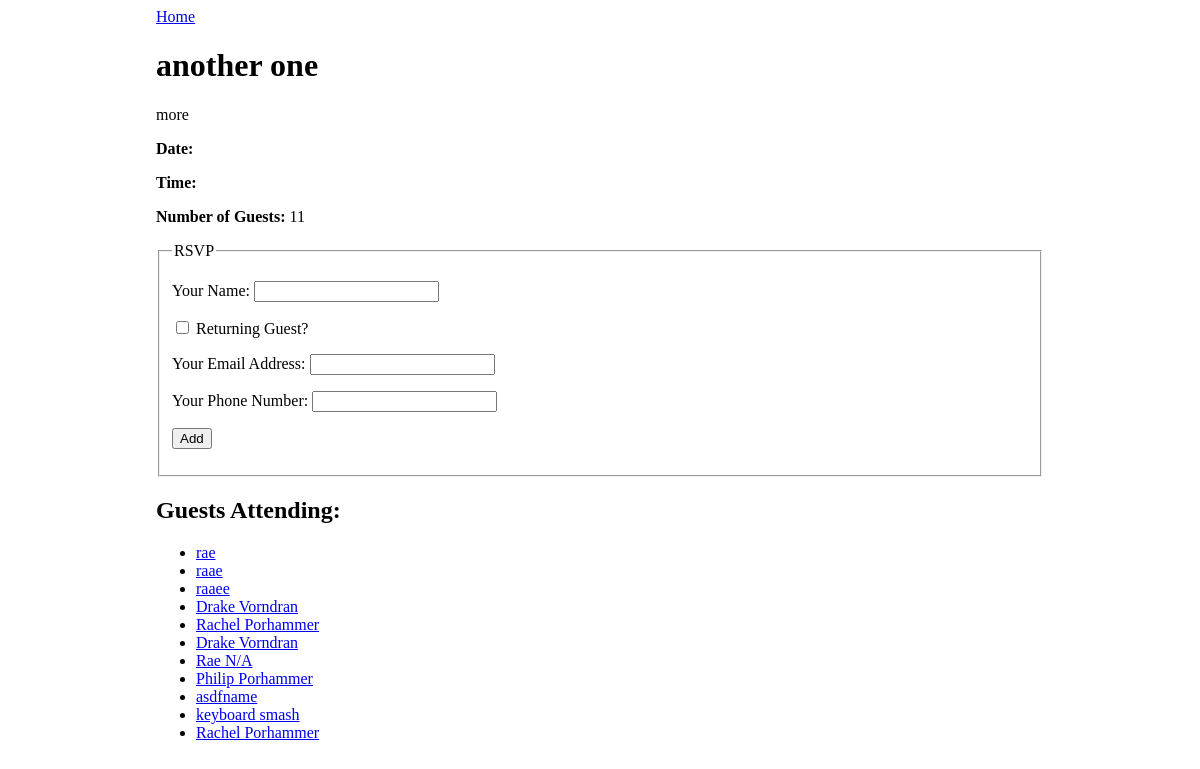
Screenshot of /event/4 with the database file from the repository.
### events_app/models.py (models this page shows, shortened)
class Event(db.Model):
    id = db.Column(db.Integer, primary_key=True)
    title = db.Column(db.String(80), nullable=False)
    desc = db.Column(db.String(80), nullable=False)
    date_time = db.Column(db.DateTime(), nullable=False)
    guests = db.relationship('Guest', secondary='guest_event', back_populates='events_attending')

class Guest(db.Model):
    id = db.Column(db.Integer, primary_key=True)
    name = db.Column(db.String(80), nullable=False)
    email = db.Column(db.String(80), nullable=False)
    phone = db.Column(db.String(80), nullable=False)
    events_attending = db.relationship('Event',secondary='guest_event', back_populates='guests')

### events_app/routes.py (the view)
@main.route('/event/<event_id>', methods=['GET'])
def event_detail(event_id):
    event = Event.query.filter_by(id=event_id).first_or_404()
    guests = Guest.query.all()
    total_guests = Guest.query.count()
    return render_template('event_detail.html', event = event, total_guests = total_guests, guests = guests)

### events_app/templates/event_detail.html (shortened to what this page needs)
{% extends 'base.html' %}
{% block content %}
<a href="/">Home</a>
<h1>{{ event.title }}</h1>
<p>{{ event.desc }}</p>
<p><strong>Date:</strong> {{ event.date }}</p>
<p><strong>Time:</strong> {{ event.time }}</p>
<p><strong>Number of Guests:</strong> {{ total_guests }} </p>
<form method="POST">
    <fieldset>
        <legend>RSVP</legend>
        <p>
            <label>
                Your Name:
                <input type="text" name="guest_name">
            </label>
        </p>
        <p>
            <label>
                <input type="checkbox" name="returning" onchange="returningGuestChanged(this.checked)">
                Returning Guest?
            </label>
        </p>
        <div id="new-guest-info">
            <p>
                <label>
                    Your Email Address:
                    <input type="email" name="email">
                </label>
            </p>
            <p>
                <label>
                    Your Phone Number:
                    <input type="phone" name="phone">
                </label>
            </p>
        </div>
        <p>
            <input type="submit" name="submit" value="Add">
        </p>
    </fieldset>
</form>
<h2>Guests Attending:</h2>
<ul>
    {% for guest in guests %}
    <li><a href="/guest/{{guest.id}}"> {{ guest.name }}</a></li>
    {% endfor %}
</ul>
{% endblock %}

### events_app/static/style.css (style rules this page uses)
body { display: flex; justify-content: center; }

### rows the page displays
Event: title "another one", desc "more"
Guest: name "rae"
Guest: name "raae"
Guest: name "raaee"
Guest: name "Drake Vorndran"
Guest: name "Rachel Porhammer"
Guest: name "Drake Vorndran"
Guest: name "Rae N/A"
Guest: name "Philip Porhammer"
Guest: name "asdfname"
Guest: name "keyboard smash"
Guest: name "Rachel Porhammer"

### other values shown
{{ total_guests }} "11"
